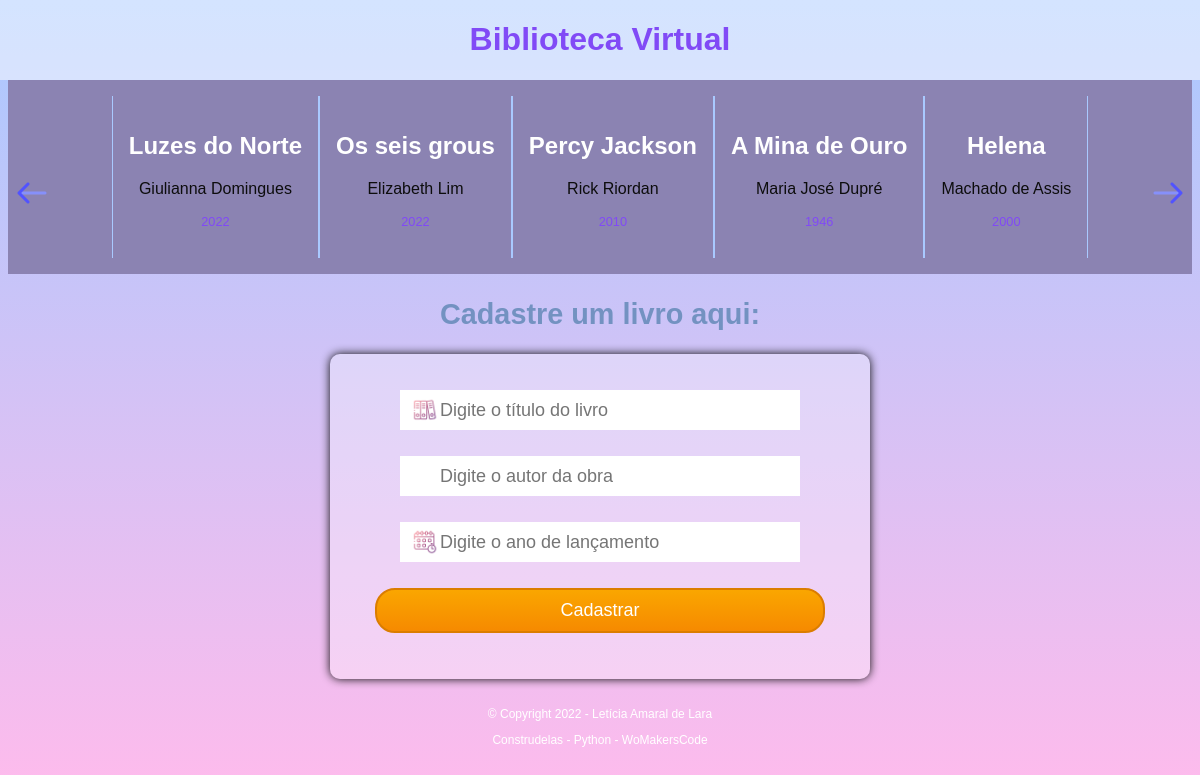
Screenshot of /biblioteca/plataforma/ (signed in) with the database file from the repository.
### livros/models.py (models this page shows, shortened)
class Livro(models.Model):
    id_livro = models.AutoField(primary_key=True)
    titulo = models.CharField(max_length=100)
    autor = models.CharField(max_length=100)
    ano = models.IntegerField()
    capa = models.ImageField(upload_to='livros/capas/', blank=True)

### livros/views.py (the view)
# urls.py: path('plataforma/', views.plataforma, name='plataforma'),
def plataforma(request):
  livros = Livro.objects.all()
  if request.user.is_authenticated:
    return render(request, 'livros/plataforma.html', {'livros': livros})
  return HttpResponse('Você precisa estar logado')

### livros/templates/livros/plataforma.html (shortened to what this page needs)
{% load static %}
<DOCTYPE html>
<html lang="pt-br">
  <head>
  </head>
  <body>
    <div class="navbar">
      <h1 class="tituloNavbar">Biblioteca Virtual</h1>
    </div>
    <div class="estante">
      <div class="seta">
        <img class="setaAnterior" src="{% static 'livros/img/anterior.png' %}" alt="seta">
      </div>
      {% for livro in livros %}
        <div class="livro">
          <div class="descricao">
            <h2 class="tituloDescricao">{{ livro.titulo }}</h2>
            <p class="autorDescricao">{{ livro.autor }}</p>
            <p class="anoDescricao">{{ livro.ano }}</p>
          </div>
        </div>
      {% endfor %}
      <div class="seta">
        <img class="setaProximo" src="{% static 'livros/img/proximo.png' %}" alt="seta">
      </div>
    </div>
    <div class="tituloFormulario">
      <h2>Cadastre um livro aqui:</h2>
    </div>
    <div class="formulario">
      <form action="{% url 'cadastro_livro' %}" method="POST"> {% csrf_token %}
        <div class="campo">
          <input class="titulo" type="text" name="titulo" placeholder="Digite o título do livro">
        </div>
        <div class="campo">
          <input class="autor" type="text" name="autor" placeholder="Digite o autor da obra">
        </div>
        <div class="campo">
          <input class="ano" type="number" name="ano" placeholder="Digite o ano de lançamento">
        </div>
        <div class="campo">
          <input class="submit" type="submit" value="Cadastrar">
        </div>
      </form>
    </div>
    <div class="footer">
      <div class="copyright">
        <p>&copy; Copyright 2022 - Letícia Amaral de Lara</p>
        <p>Construdelas - Python - WoMakersCode</p>
      </div>
    </div>
  </body>
</html>

### rows the page displays
Livro: titulo "Luzes do Norte", autor "Giulianna Domingues", ano "2022"
Livro: titulo "Os seis grous", autor "Elizabeth Lim", ano "2022"
Livro: titulo "Percy Jackson", autor "Rick Riordan", ano "2010"
Livro: titulo "A Mina de Ouro", autor "Maria José Dupré", ano "1946"
Livro: titulo "Helena", autor "Machado de Assis", ano "2000"
